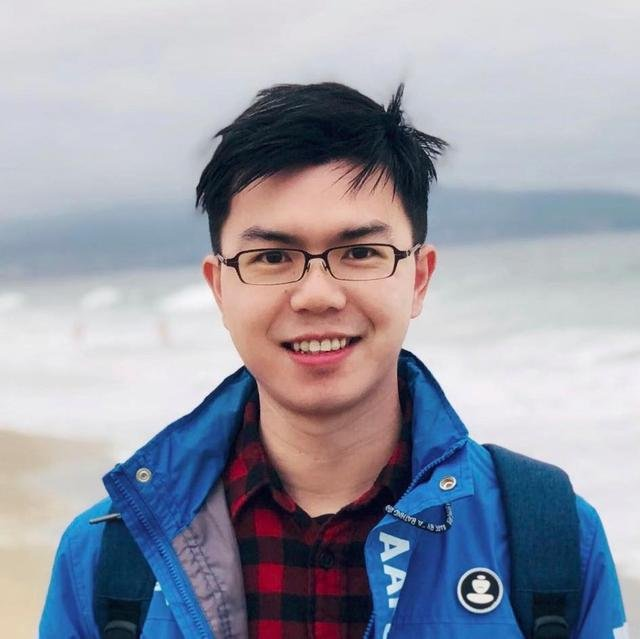
%> input picture hui.jpg, 640 x 639 px
$ octave YCbCr.m   (GNU Octave 9; MATLAB toolbox functions it lacks are replaced by stand-ins)
%> lines starting %> are read from the running program, lines starting %| are printed output that depends on the picture
im = imread('hui.jpg');
%> im is the input picture: size 639x640x3 uint8; mean R, G, B 152.6, 155, 168.2
L = rgb2gray(im);
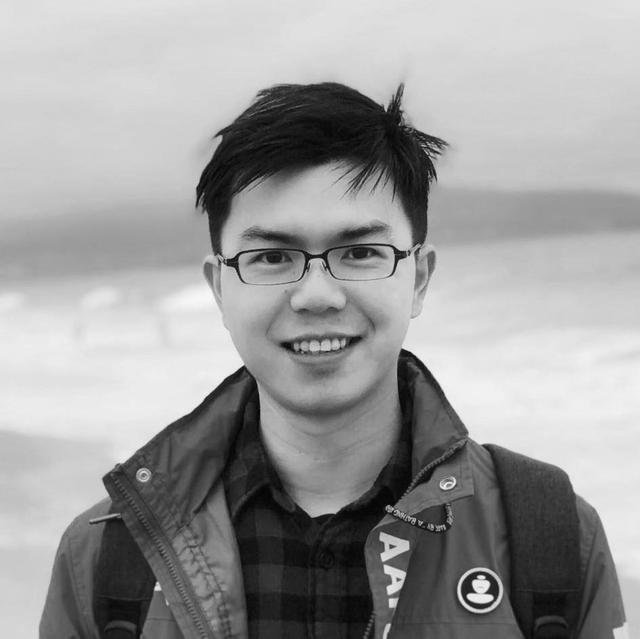
%> L: size 639x640 uint8; min 2, max 254, mean 155.8
figure
subplot(221), imshow(im);
subplot(223), imhist(L), title('origin');
% separate the luminance component from chrominance components
Y = rgb2ycbcr(im);
%> Y: size 639x640x3 uint8; mean of channels 1, 2, 3 149.8, 134.2, 126
% equalize this luminance
Y1 = Y(:,:,1);
Y1 = histeq(Y1);
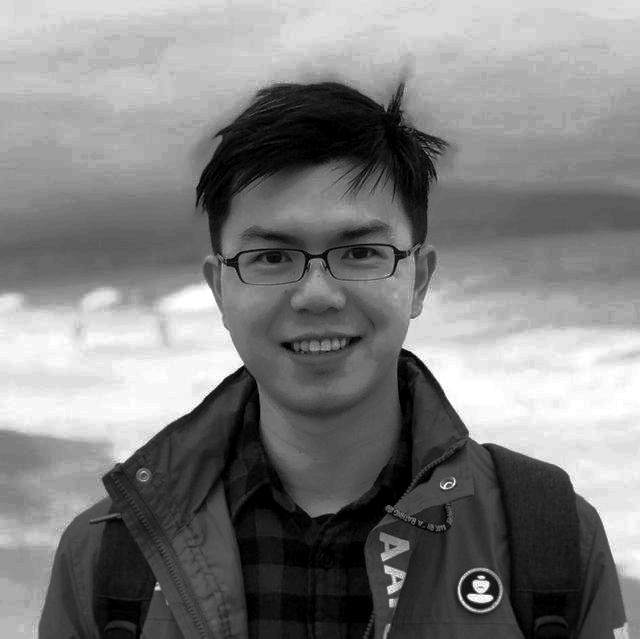
%> Y1: size 639x640 uint8; min 0, max 255, mean 126.6
% - reconstruct a color image
Y(:,:,1) = Y1;
%> Y: size 639x640x3 uint8; mean of channels 1, 2, 3 126.6, 134.2, 126
Y = ycbcr2rgb(Y);
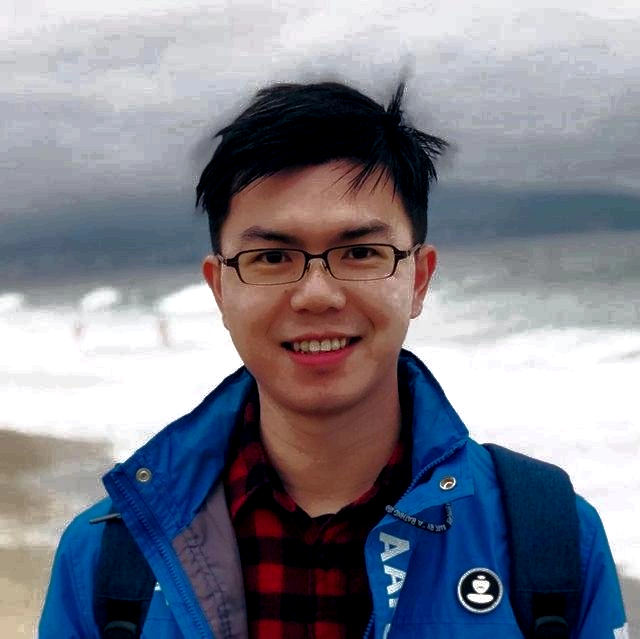
%> Y: size 639x640x3 uint8; mean R, G, B 126.8, 128.2, 140
%Show results
LY = rgb2gray(Y);
subplot(222), imshow(Y);
subplot(224), imhist(LY);
%> after `imhist(LY)`:
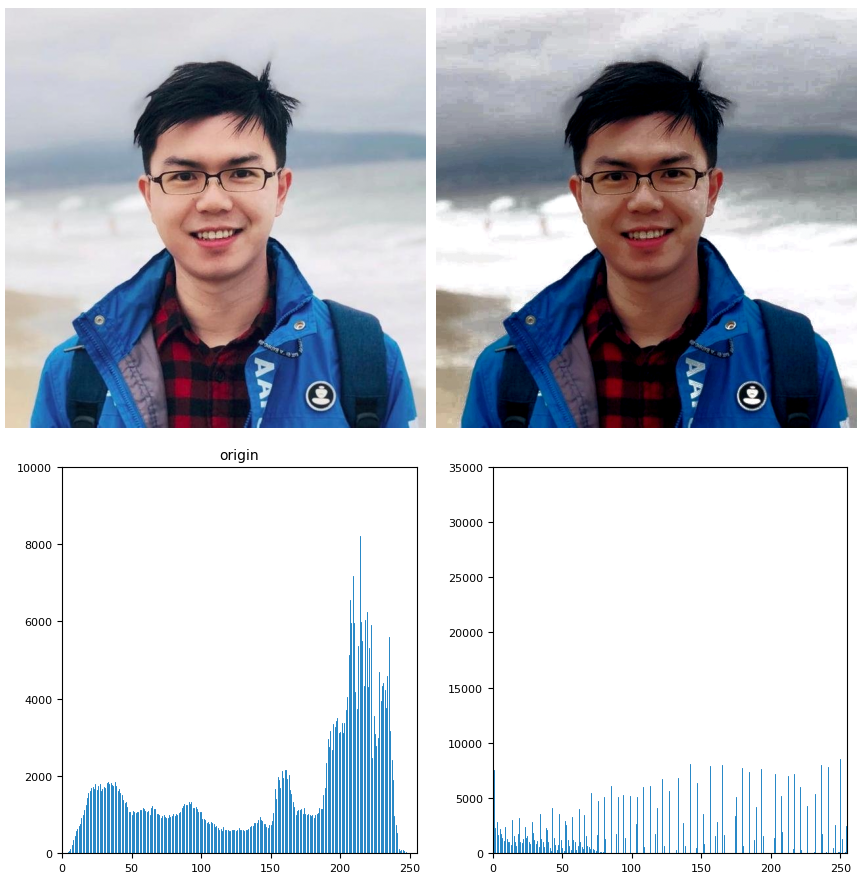
%> figure redrawn from the program's plot data, 4 panels

$ run again, with a2.jpg copied over hui.jpg
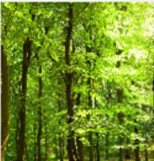
%> input picture a2.jpg, 154 x 161 px
%> im is the input picture: size 161x154x3 uint8; mean R, G, B 112.4, 139, 36.3
%> `Y = ycbcr2rgb(Y);`:
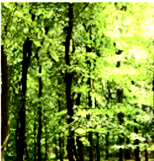
%> Y: size 161x154x3 uint8; mean R, G, B 121.1, 144.9, 53.4
%> `imhist(LY)`:
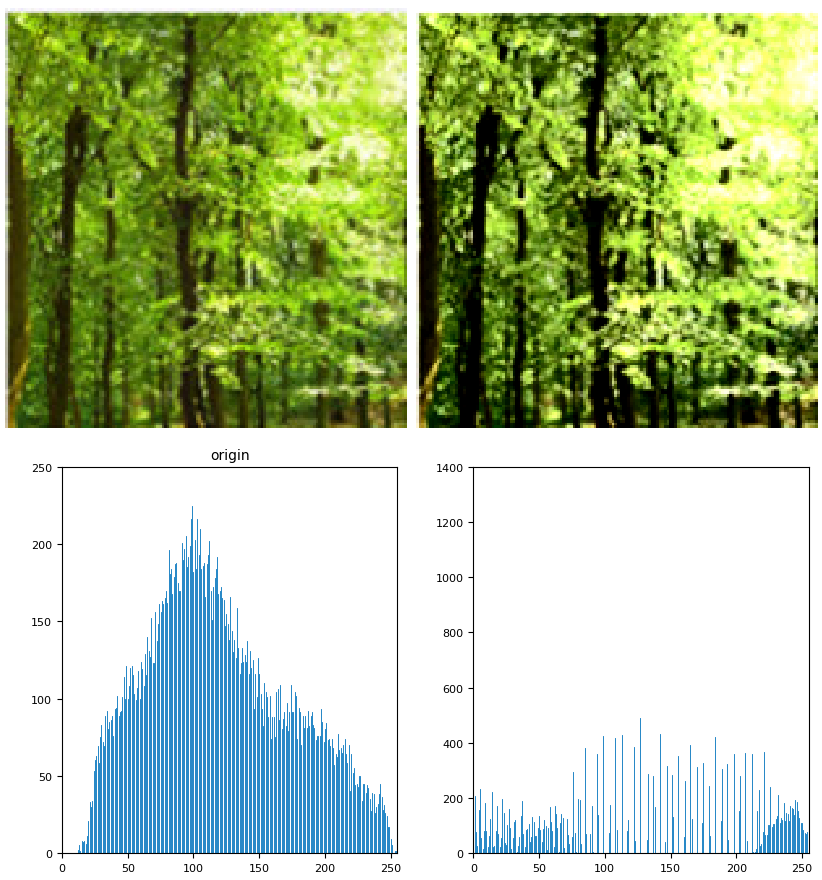
%> figure redrawn from the program's plot data, 4 panels
